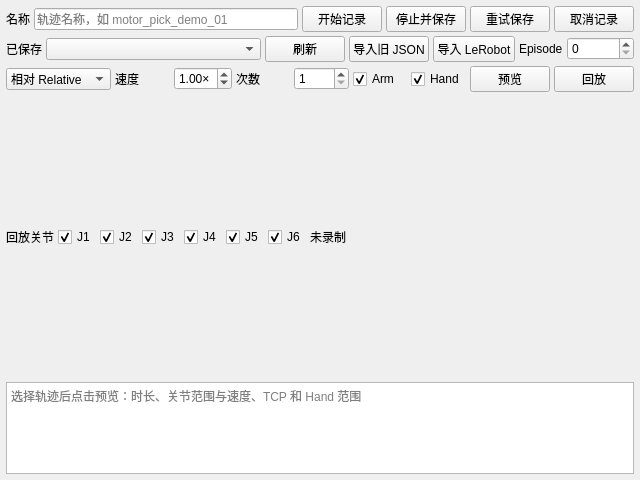
<?xml version='1.0' encoding='utf-8'?>
<ui version="4.0">
 <class>TrajectoryPanel</class>
 <widget class="QWidget" name="TrajectoryPanel">
  <property name="minimumSize">
   <size>
    <width>0</width>
    <height>216</height>
   </size>
  </property>
  <property name="geometry">
   <rect>
    <x>0</x>
    <y>0</y>
    <width>640</width>
    <height>480</height>
   </rect>
  </property>
  <property name="sizePolicy">
   <sizepolicy hsizetype="Preferred" vsizetype="Preferred">
    <horstretch>0</horstretch>
    <verstretch>0</verstretch>
   </sizepolicy>
  </property>
  <layout class="QGridLayout" name="trajectory_GridLayout_1" columnstretch="0,0" rowstretch="0,0,0,0,0">
   <property name="leftMargin">
    <number>6</number>
   </property>
   <property name="topMargin">
    <number>6</number>
   </property>
   <property name="rightMargin">
    <number>6</number>
   </property>
   <property name="bottomMargin">
    <number>6</number>
   </property>
   <property name="horizontalSpacing">
    <number>4</number>
   </property>
   <property name="verticalSpacing">
    <number>4</number>
   </property>
   <item row="0" column="0" rowspan="1" colspan="2">
    <layout class="QHBoxLayout" name="trajectory_HBoxLayout_1" stretch="0,0,0,0,0,0">
     <property name="leftMargin">
      <number>0</number>
     </property>
     <property name="topMargin">
      <number>0</number>
     </property>
     <property name="rightMargin">
      <number>0</number>
     </property>
     <property name="bottomMargin">
      <number>0</number>
     </property>
     <property name="spacing">
      <number>4</number>
     </property>
     <item>
      <widget class="QLabel" name="trajectory_Label_1">
       <property name="sizePolicy">
        <sizepolicy hsizetype="Preferred" vsizetype="Preferred">
         <horstretch>0</horstretch>
         <verstretch>0</verstretch>
        </sizepolicy>
       </property>
       <property name="text">
        <string>名称</string>
       </property>
       <property name="wordWrap">
        <bool>false</bool>
       </property>
       <property name="alignment">
        <set>Qt::AlignLeft|Qt::AlignVCenter</set>
       </property>
       <property name="textInteractionFlags">
        <set>Qt::LinksAccessibleByMouse</set>
       </property>
      </widget>
     </item>
     <item>
      <widget class="QLineEdit" name="trajectory_record_name">
       <property name="sizePolicy">
        <sizepolicy hsizetype="Expanding" vsizetype="Fixed">
         <horstretch>0</horstretch>
         <verstretch>0</verstretch>
        </sizepolicy>
       </property>
       <property name="text">
        <string />
       </property>
       <property name="placeholderText">
        <string>轨迹名称，如 motor_pick_demo_01</string>
       </property>
      </widget>
     </item>
     <item>
      <widget class="QPushButton" name="trajectory_record_button">
       <property name="sizePolicy">
        <sizepolicy hsizetype="Minimum" vsizetype="Fixed">
         <horstretch>0</horstretch>
         <verstretch>0</verstretch>
        </sizepolicy>
       </property>
       <property name="text">
        <string>开始记录</string>
       </property>
      </widget>
     </item>
     <item>
      <widget class="QPushButton" name="trajectory_finish_button">
       <property name="sizePolicy">
        <sizepolicy hsizetype="Minimum" vsizetype="Fixed">
         <horstretch>0</horstretch>
         <verstretch>0</verstretch>
        </sizepolicy>
       </property>
       <property name="text">
        <string>停止并保存</string>
       </property>
      </widget>
     </item>
     <item>
      <widget class="QPushButton" name="trajectory_save_button">
       <property name="sizePolicy">
        <sizepolicy hsizetype="Minimum" vsizetype="Fixed">
         <horstretch>0</horstretch>
         <verstretch>0</verstretch>
        </sizepolicy>
       </property>
       <property name="text">
        <string>重试保存</string>
       </property>
      </widget>
     </item>
     <item>
      <widget class="QPushButton" name="trajectory_cancel_button">
       <property name="sizePolicy">
        <sizepolicy hsizetype="Minimum" vsizetype="Fixed">
         <horstretch>0</horstretch>
         <verstretch>0</verstretch>
        </sizepolicy>
       </property>
       <property name="text">
        <string>取消记录</string>
       </property>
      </widget>
     </item>
    </layout>
   </item>
   <item row="1" column="0" rowspan="1" colspan="2">
    <layout class="QHBoxLayout" name="trajectory_HBoxLayout_2" stretch="0,1,0,0,0,0,0">
     <property name="leftMargin">
      <number>0</number>
     </property>
     <property name="topMargin">
      <number>0</number>
     </property>
     <property name="rightMargin">
      <number>0</number>
     </property>
     <property name="bottomMargin">
      <number>0</number>
     </property>
     <property name="spacing">
      <number>4</number>
     </property>
     <item>
      <widget class="QLabel" name="trajectory_Label_2">
       <property name="sizePolicy">
        <sizepolicy hsizetype="Preferred" vsizetype="Preferred">
         <horstretch>0</horstretch>
         <verstretch>0</verstretch>
        </sizepolicy>
       </property>
       <property name="text">
        <string>已保存</string>
       </property>
       <property name="wordWrap">
        <bool>false</bool>
       </property>
       <property name="alignment">
        <set>Qt::AlignLeft|Qt::AlignVCenter</set>
       </property>
       <property name="textInteractionFlags">
        <set>Qt::LinksAccessibleByMouse</set>
       </property>
      </widget>
     </item>
     <item>
      <widget class="QComboBox" name="trajectory_saved_combo">
       <property name="minimumSize">
        <size>
         <width>210</width>
         <height>0</height>
        </size>
       </property>
       <property name="sizePolicy">
        <sizepolicy hsizetype="Preferred" vsizetype="Fixed">
         <horstretch>0</horstretch>
         <verstretch>0</verstretch>
        </sizepolicy>
       </property>
       <property name="editable">
        <bool>false</bool>
       </property>
       <property name="currentIndex">
        <number>-1</number>
       </property>
      </widget>
     </item>
     <item>
      <widget class="QPushButton" name="trajectory_refresh_button">
       <property name="sizePolicy">
        <sizepolicy hsizetype="Minimum" vsizetype="Fixed">
         <horstretch>0</horstretch>
         <verstretch>0</verstretch>
        </sizepolicy>
       </property>
       <property name="text">
        <string>刷新</string>
       </property>
      </widget>
     </item>
     <item>
      <widget class="QPushButton" name="trajectory_import_json_button">
       <property name="sizePolicy">
        <sizepolicy hsizetype="Minimum" vsizetype="Fixed">
         <horstretch>0</horstretch>
         <verstretch>0</verstretch>
        </sizepolicy>
       </property>
       <property name="text">
        <string>导入旧 JSON</string>
       </property>
      </widget>
     </item>
     <item>
      <widget class="QPushButton" name="trajectory_import_episode_button">
       <property name="sizePolicy">
        <sizepolicy hsizetype="Minimum" vsizetype="Fixed">
         <horstretch>0</horstretch>
         <verstretch>0</verstretch>
        </sizepolicy>
       </property>
       <property name="text">
        <string>导入 LeRobot</string>
       </property>
      </widget>
     </item>
     <item>
      <widget class="QLabel" name="trajectory_Label_3">
       <property name="sizePolicy">
        <sizepolicy hsizetype="Preferred" vsizetype="Preferred">
         <horstretch>0</horstretch>
         <verstretch>0</verstretch>
        </sizepolicy>
       </property>
       <property name="text">
        <string>Episode</string>
       </property>
       <property name="wordWrap">
        <bool>false</bool>
       </property>
       <property name="alignment">
        <set>Qt::AlignLeft|Qt::AlignVCenter</set>
       </property>
       <property name="textInteractionFlags">
        <set>Qt::LinksAccessibleByMouse</set>
       </property>
      </widget>
     </item>
     <item>
      <widget class="QSpinBox" name="trajectory_episode_spin">
       <property name="sizePolicy">
        <sizepolicy hsizetype="Minimum" vsizetype="Fixed">
         <horstretch>0</horstretch>
         <verstretch>0</verstretch>
        </sizepolicy>
       </property>
       <property name="minimum">
        <number>0</number>
       </property>
       <property name="maximum">
        <number>1000000</number>
       </property>
       <property name="singleStep">
        <number>1</number>
       </property>
       <property name="value">
        <number>0</number>
       </property>
       <property name="suffix">
        <string />
       </property>
      </widget>
     </item>
    </layout>
   </item>
   <item row="2" column="0" rowspan="1" colspan="2">
    <layout class="QHBoxLayout" name="trajectory_HBoxLayout_3" stretch="0,0,0,0,0,0,0,0,0">
     <property name="leftMargin">
      <number>0</number>
     </property>
     <property name="topMargin">
      <number>0</number>
     </property>
     <property name="rightMargin">
      <number>0</number>
     </property>
     <property name="bottomMargin">
      <number>0</number>
     </property>
     <property name="spacing">
      <number>4</number>
     </property>
     <item>
      <widget class="QComboBox" name="trajectory_mode_combo">
       <property name="toolTip">
        <string>相对：从当前位置复现位移；绝对：先用 3 秒过渡到轨迹起点</string>
       </property>
       <property name="sizePolicy">
        <sizepolicy hsizetype="Preferred" vsizetype="Fixed">
         <horstretch>0</horstretch>
         <verstretch>0</verstretch>
        </sizepolicy>
       </property>
       <property name="editable">
        <bool>false</bool>
       </property>
       <property name="currentIndex">
        <number>0</number>
       </property>
       <item>
        <property name="text">
         <string>相对 Relative</string>
        </property>
       </item>
       <item>
        <property name="text">
         <string>绝对 Absolute</string>
        </property>
       </item>
      </widget>
     </item>
     <item>
      <widget class="QLabel" name="trajectory_Label_4">
       <property name="sizePolicy">
        <sizepolicy hsizetype="Preferred" vsizetype="Preferred">
         <horstretch>0</horstretch>
         <verstretch>0</verstretch>
        </sizepolicy>
       </property>
       <property name="text">
        <string>速度</string>
       </property>
       <property name="wordWrap">
        <bool>false</bool>
       </property>
       <property name="alignment">
        <set>Qt::AlignLeft|Qt::AlignVCenter</set>
       </property>
       <property name="textInteractionFlags">
        <set>Qt::LinksAccessibleByMouse</set>
       </property>
      </widget>
     </item>
     <item>
      <widget class="QDoubleSpinBox" name="trajectory_speed_spin">
       <property name="sizePolicy">
        <sizepolicy hsizetype="Minimum" vsizetype="Fixed">
         <horstretch>0</horstretch>
         <verstretch>0</verstretch>
        </sizepolicy>
       </property>
       <property name="decimals">
        <number>2</number>
       </property>
       <property name="minimum">
        <double>0.1</double>
       </property>
       <property name="maximum">
        <double>2.0</double>
       </property>
       <property name="singleStep">
        <double>0.1</double>
       </property>
       <property name="value">
        <double>1.0</double>
       </property>
       <property name="suffix">
        <string>×</string>
       </property>
      </widget>
     </item>
     <item>
      <widget class="QLabel" name="trajectory_Label_5">
       <property name="sizePolicy">
        <sizepolicy hsizetype="Preferred" vsizetype="Preferred">
         <horstretch>0</horstretch>
         <verstretch>0</verstretch>
        </sizepolicy>
       </property>
       <property name="text">
        <string>次数</string>
       </property>
       <property name="wordWrap">
        <bool>false</bool>
       </property>
       <property name="alignment">
        <set>Qt::AlignLeft|Qt::AlignVCenter</set>
       </property>
       <property name="textInteractionFlags">
        <set>Qt::LinksAccessibleByMouse</set>
       </property>
      </widget>
     </item>
     <item>
      <widget class="QSpinBox" name="trajectory_repeat_spin">
       <property name="sizePolicy">
        <sizepolicy hsizetype="Minimum" vsizetype="Fixed">
         <horstretch>0</horstretch>
         <verstretch>0</verstretch>
        </sizepolicy>
       </property>
       <property name="minimum">
        <number>1</number>
       </property>
       <property name="maximum">
        <number>1000</number>
       </property>
       <property name="singleStep">
        <number>1</number>
       </property>
       <property name="value">
        <number>1</number>
       </property>
       <property name="suffix">
        <string />
       </property>
      </widget>
     </item>
     <item>
      <widget class="QCheckBox" name="trajectory_arm_check">
       <property name="sizePolicy">
        <sizepolicy hsizetype="Minimum" vsizetype="Fixed">
         <horstretch>0</horstretch>
         <verstretch>0</verstretch>
        </sizepolicy>
       </property>
       <property name="text">
        <string>Arm</string>
       </property>
       <property name="checkable">
        <bool>true</bool>
       </property>
       <property name="checked">
        <bool>true</bool>
       </property>
      </widget>
     </item>
     <item>
      <widget class="QCheckBox" name="trajectory_hand_check">
       <property name="sizePolicy">
        <sizepolicy hsizetype="Minimum" vsizetype="Fixed">
         <horstretch>0</horstretch>
         <verstretch>0</verstretch>
        </sizepolicy>
       </property>
       <property name="text">
        <string>Hand</string>
       </property>
       <property name="checkable">
        <bool>true</bool>
       </property>
       <property name="checked">
        <bool>true</bool>
       </property>
      </widget>
     </item>
     <item>
      <widget class="QPushButton" name="trajectory_preview_button">
       <property name="sizePolicy">
        <sizepolicy hsizetype="Minimum" vsizetype="Fixed">
         <horstretch>0</horstretch>
         <verstretch>0</verstretch>
        </sizepolicy>
       </property>
       <property name="text">
        <string>预览</string>
       </property>
      </widget>
     </item>
     <item>
      <widget class="QPushButton" name="trajectory_play_button">
       <property name="sizePolicy">
        <sizepolicy hsizetype="Minimum" vsizetype="Fixed">
         <horstretch>0</horstretch>
         <verstretch>0</verstretch>
        </sizepolicy>
       </property>
       <property name="text">
        <string>回放</string>
       </property>
      </widget>
     </item>
    </layout>
   </item>
   <item row="3" column="0" rowspan="1" colspan="2">
    <layout class="QHBoxLayout" name="trajectory_HBoxLayout_4" stretch="0,0,0,0,0,0,0,1">
     <property name="leftMargin">
      <number>0</number>
     </property>
     <property name="topMargin">
      <number>0</number>
     </property>
     <property name="rightMargin">
      <number>0</number>
     </property>
     <property name="bottomMargin">
      <number>0</number>
     </property>
     <property name="spacing">
      <number>4</number>
     </property>
     <item>
      <widget class="QLabel" name="trajectory_Label_6">
       <property name="sizePolicy">
        <sizepolicy hsizetype="Preferred" vsizetype="Preferred">
         <horstretch>0</horstretch>
         <verstretch>0</verstretch>
        </sizepolicy>
       </property>
       <property name="text">
        <string>回放关节</string>
       </property>
       <property name="wordWrap">
        <bool>false</bool>
       </property>
       <property name="alignment">
        <set>Qt::AlignLeft|Qt::AlignVCenter</set>
       </property>
       <property name="textInteractionFlags">
        <set>Qt::LinksAccessibleByMouse</set>
       </property>
      </widget>
     </item>
     <item>
      <widget class="QCheckBox" name="trajectory_joint_checks_0">
       <property name="sizePolicy">
        <sizepolicy hsizetype="Minimum" vsizetype="Fixed">
         <horstretch>0</horstretch>
         <verstretch>0</verstretch>
        </sizepolicy>
       </property>
       <property name="text">
        <string>J1</string>
       </property>
       <property name="checkable">
        <bool>true</bool>
       </property>
       <property name="checked">
        <bool>true</bool>
       </property>
      </widget>
     </item>
     <item>
      <widget class="QCheckBox" name="trajectory_joint_checks_1">
       <property name="sizePolicy">
        <sizepolicy hsizetype="Minimum" vsizetype="Fixed">
         <horstretch>0</horstretch>
         <verstretch>0</verstretch>
        </sizepolicy>
       </property>
       <property name="text">
        <string>J2</string>
       </property>
       <property name="checkable">
        <bool>true</bool>
       </property>
       <property name="checked">
        <bool>true</bool>
       </property>
      </widget>
     </item>
     <item>
      <widget class="QCheckBox" name="trajectory_joint_checks_2">
       <property name="sizePolicy">
        <sizepolicy hsizetype="Minimum" vsizetype="Fixed">
         <horstretch>0</horstretch>
         <verstretch>0</verstretch>
        </sizepolicy>
       </property>
       <property name="text">
        <string>J3</string>
       </property>
       <property name="checkable">
        <bool>true</bool>
       </property>
       <property name="checked">
        <bool>true</bool>
       </property>
      </widget>
     </item>
     <item>
      <widget class="QCheckBox" name="trajectory_joint_checks_3">
       <property name="sizePolicy">
        <sizepolicy hsizetype="Minimum" vsizetype="Fixed">
         <horstretch>0</horstretch>
         <verstretch>0</verstretch>
        </sizepolicy>
       </property>
       <property name="text">
        <string>J4</string>
       </property>
       <property name="checkable">
        <bool>true</bool>
       </property>
       <property name="checked">
        <bool>true</bool>
       </property>
      </widget>
     </item>
     <item>
      <widget class="QCheckBox" name="trajectory_joint_checks_4">
       <property name="sizePolicy">
        <sizepolicy hsizetype="Minimum" vsizetype="Fixed">
         <horstretch>0</horstretch>
         <verstretch>0</verstretch>
        </sizepolicy>
       </property>
       <property name="text">
        <string>J5</string>
       </property>
       <property name="checkable">
        <bool>true</bool>
       </property>
       <property name="checked">
        <bool>true</bool>
       </property>
      </widget>
     </item>
     <item>
      <widget class="QCheckBox" name="trajectory_joint_checks_5">
       <property name="sizePolicy">
        <sizepolicy hsizetype="Minimum" vsizetype="Fixed">
         <horstretch>0</horstretch>
         <verstretch>0</verstretch>
        </sizepolicy>
       </property>
       <property name="text">
        <string>J6</string>
       </property>
       <property name="checkable">
        <bool>true</bool>
       </property>
       <property name="checked">
        <bool>true</bool>
       </property>
      </widget>
     </item>
     <item>
      <widget class="QLabel" name="trajectory_status_label">
       <property name="sizePolicy">
        <sizepolicy hsizetype="Preferred" vsizetype="Preferred">
         <horstretch>0</horstretch>
         <verstretch>0</verstretch>
        </sizepolicy>
       </property>
       <property name="text">
        <string>未录制</string>
       </property>
       <property name="wordWrap">
        <bool>false</bool>
       </property>
       <property name="alignment">
        <set>Qt::AlignLeft|Qt::AlignVCenter</set>
       </property>
       <property name="textInteractionFlags">
        <set>Qt::LinksAccessibleByMouse</set>
       </property>
      </widget>
     </item>
    </layout>
   </item>
   <item row="4" column="0" rowspan="1" colspan="2">
    <widget class="QPlainTextEdit" name="trajectory_preview_text">
     <property name="minimumSize">
      <size>
       <width>0</width>
       <height>64</height>
      </size>
     </property>
     <property name="maximumSize">
      <size>
       <width>16777215</width>
       <height>92</height>
      </size>
     </property>
     <property name="sizePolicy">
      <sizepolicy hsizetype="Expanding" vsizetype="Expanding">
       <horstretch>0</horstretch>
       <verstretch>0</verstretch>
      </sizepolicy>
     </property>
     <property name="readOnly">
      <bool>true</bool>
     </property>
     <property name="placeholderText">
      <string>选择轨迹后点击预览：时长、关节范围与速度、TCP 和 Hand 范围</string>
     </property>
    </widget>
   </item>
  </layout>
  <property name="density" stdset="0">
   <string notr="true">compact</string>
  </property>
 </widget>
 <resources />
 <connections />
</ui>
